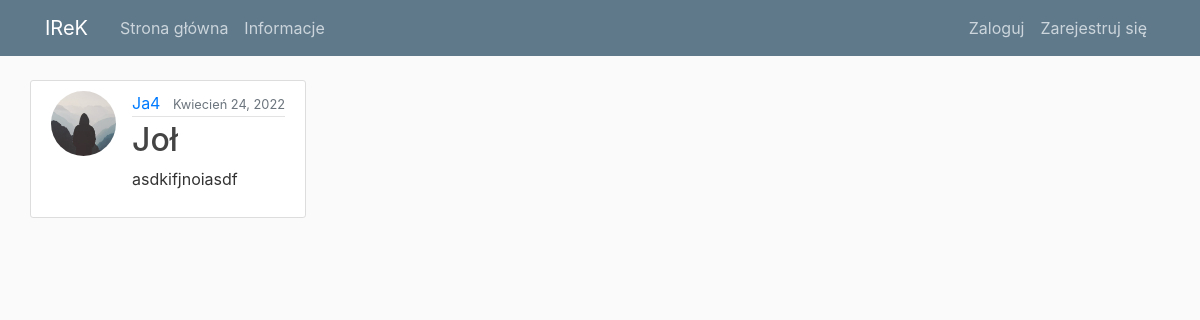
The app's page /post/31/ with its own data.
### blog/models.py (models this page shows, shortened)
class Post(models.Model):
    title = models.CharField(max_length=100)
    content = models.TextField()
    date_posted = models.DateTimeField(default=timezone.now)
    author = models.ForeignKey(User, on_delete=models.CASCADE)

### users/models.py (models this page shows, shortened)
class Profile(models.Model):
    user = models.OneToOneField(User, on_delete=models.CASCADE)
    image = models.ImageField(default='default.jpg', upload_to='profile_pics')
    reviews = models.ManyToManyField(Review, blank=True)

### blog/views.py (the view)
# urls.py: path('post/<int:pk>/', PostDetailView.as_view(), name='post-detail'),
class PostDetailView(DetailView):
    model = Post

### blog/templates/blog/post_detail.html (shortened to what this page needs)
{% extends "blog/base.html" %}
{% block content %}
  <article class="media content-section">
    <img class="rounded-circle article-img" src="{{ object.author.profile.image.url }}">
    <div class="media-body">
      <div class="article-metadata">
        <a class="mr-2" href="{% url 'user-posts' object.author.username %}">{{ object.author }}</a>
        <small class="text-muted">{{ object.date_posted|date:"F d, Y" }}</small>
      </div>
      <h2 class="article-title">{{ object.title }}</h2>
      <p class="article-content">{{ object.content }}</p>
    </div>
  </article>
{% endblock content %}

### blog/static/blog/main.css (style rules this page uses)
body { background: #fafafa; color: #333333; margin-top: 5rem; }
h1, h2, h3, h4, h5, h6 { color: #444444; }
.content-section { background: #ffffff; padding: 10px 20px; border: 1px solid #dddddd; border-radius: 3px; margin-bottom: 20px; }
.article-title { color: #444444; }
.article-content { white-space: pre-line; }
.article-img { height: 65px; width: 65px; margin-right: 16px; }
.article-metadata { padding-bottom: 1px; margin-bottom: 4px; border-bottom: 1px solid #e3e3e3 }

### records on screen
Post: author.profile.image (placeholder picture), author "Ja4", date_posted "Kwiecień 24, 2022", title "Joł", content "asdkifjnoiasdf"
